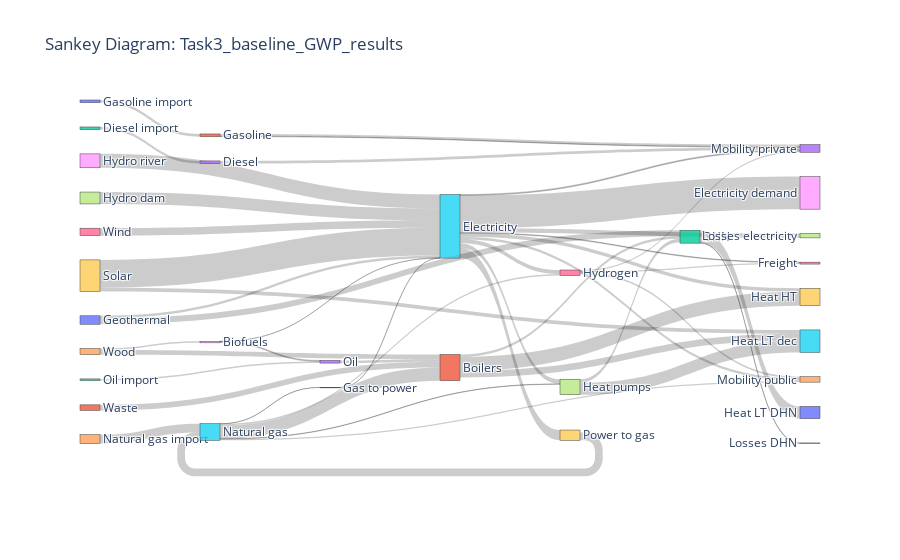

Here is the notebook cell this chart was saved with:
### Code cell
fig = make_sankey(all_data, "Task3_baseline_GWP_results")
fig.show()

### Figure 1 — Plotly figure (JSON) as saved in the notebook; plotly's stock layout.template omitted (floating-point values rounded to 4 significant figures)
{"data": [{"link": {"label": ["Gasoline import → Gasoline", "Gasoline → Mobility private", "Gasoline → Mobility private", "Diesel import → Diesel", "Diesel → Mobility private", "Natural gas import → Natural gas", "Natural gas → Mobility public", "Natural gas → Hydrogen", "Natural gas → Heat pumps", "Natural gas → Boilers", "Wind → Electricity", "Hydro dam → Electricity", "Hydro river → Electricity", "Solar → Electricity", "Solar → Heat LT dec", "Geothermal → Electricity", "Geothermal → DHN", "Waste → Boilers", "Oil import → Oil", "Oil → Boilers", "Wood → Biofuels", "Wood → Boilers", "Electricity → Mobility private", "Electricity → Mobility public", "Electricity → Freight", "Electricity → Losses electricity", "Electricity → Electricity demand", "Electricity → Heat pumps", "Electricity → Hydrogen", "Electricity → Heat HT", "Hydrogen → Mobility private", "Hydrogen → Mobility public", "Hydrogen → Freight", "Heat pumps → Heat LT dec", "Heat pumps → DHN", "Biofuels → Electricity", "Biofuels → Oil", "Electricity → Power to gas", "Power to gas → Natural gas", "Natural gas → Gas to power", "Gas to power → Electricity", "Boilers → Heat LT dec", "Boilers → DHN", "Boilers → Heat HT", "DHN → Heat LT DHN", "DHN → Losses DHN"], "source": [0, 1, 1, 2, 3, 4, 5, 5, 5, 5, 6, 7, 8, 9, 9, 10, 10, 11, 12, 13, 14, 14, 15, 15, 15, 15, 15, 15, 15, 15, 16, 16, 16, 17, 17, 18, 18, 15, 19, 5, 20, 21, 21, 21, 22, 22], "target": [1, 23, 23, 3, 23, 5, 24, 16, 17, 21, 15, 15, 15, 15, 25, 15, 22, 21, 13, 21, 18, 21, 23, 24, 26, 27, 28, 17, 16, 29, 23, 24, 26, 25, 22, 15, 13, 19, 5, 20, 15, 25, 22, 29, 30, 31], "value": [5.4, 4.46, 0.93, 5.29, 5.29, 17.8, 2.41, 3.25, 0.85, 26.53, 14.85, 23.77, 27.83, 55.51, 7.75, 4.91, 11.99, 11.14, 3.35, 5.32, 2.96, 9.32, 1.97, 4.9, 1.43, 8.9, 65.29, 9.24, 7.86, 6.92, 2.7, 3.58, 2.45, 23.82, 7.19, 0.05, 1.97, 20.58, 15.47, 0.23, 0.18, 13.53, 4.8, 27.67, 24.47, 1.29]}, "node": {"label": ["Gasoline import", "Gasoline", "Diesel import", "Diesel", "Natural gas import", "Natural gas", "Wind", "Hydro dam", "Hydro river", "Solar", "Geothermal", "Waste", "Oil import", "Oil", "Wood", "Electricity", "Hydrogen", "Heat pumps", "Biofuels", "Power to gas", "Gas to power", "Boilers", "DHN", "Mobility private", "Mobility public", "Heat LT dec", "Freight", "Losses electricity", "Electricity demand", "Heat HT", "Heat LT DHN", "Losses DHN"], "line": {"width": 0.5}, "pad": 15, "thickness": 20}, "type": "sankey"}], "layout": {"font": {"size": 12}, "title": {"text": "Sankey Diagram: Task3_baseline_GWP_results"}}}
